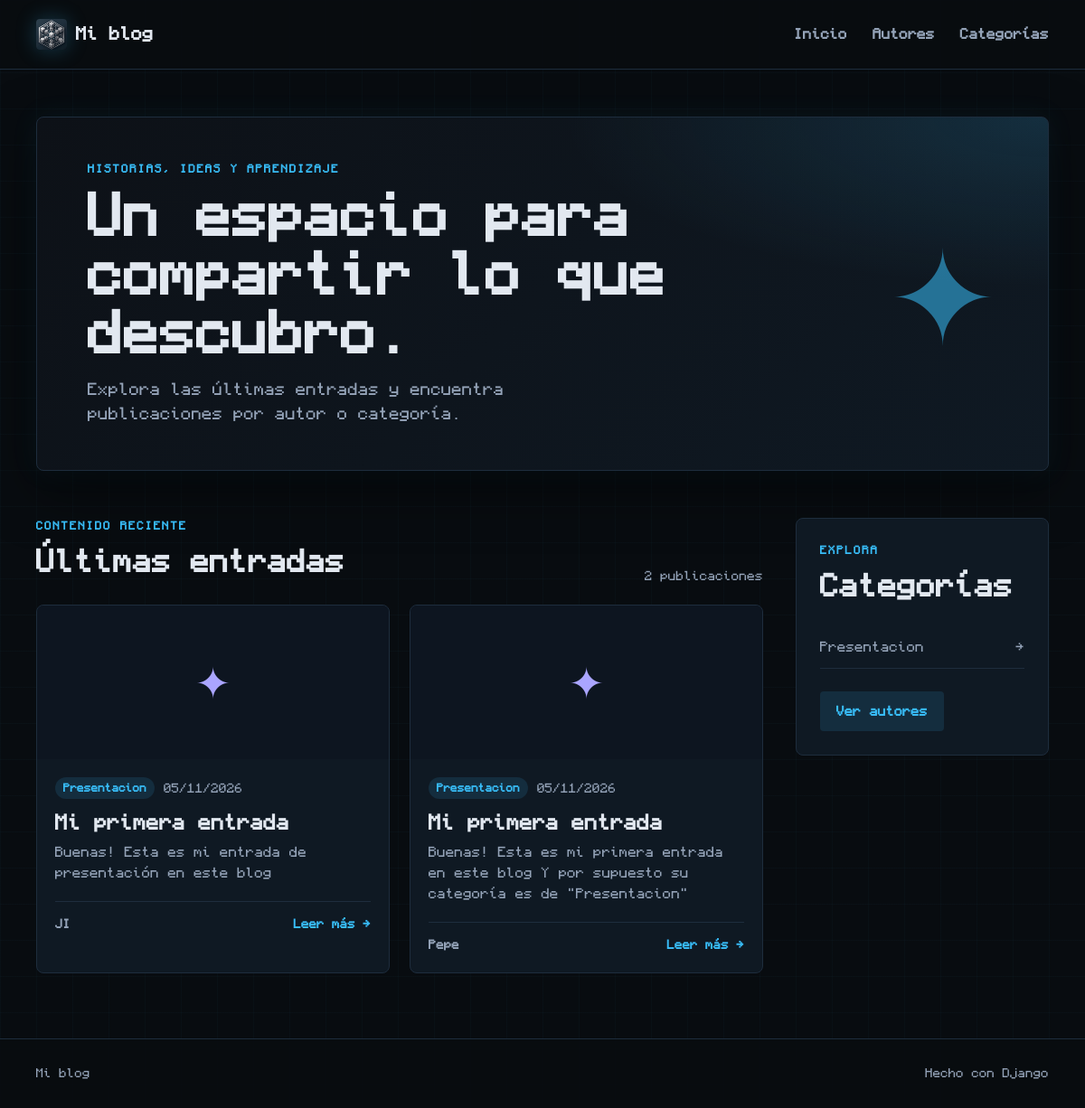
The app's page /, older data.
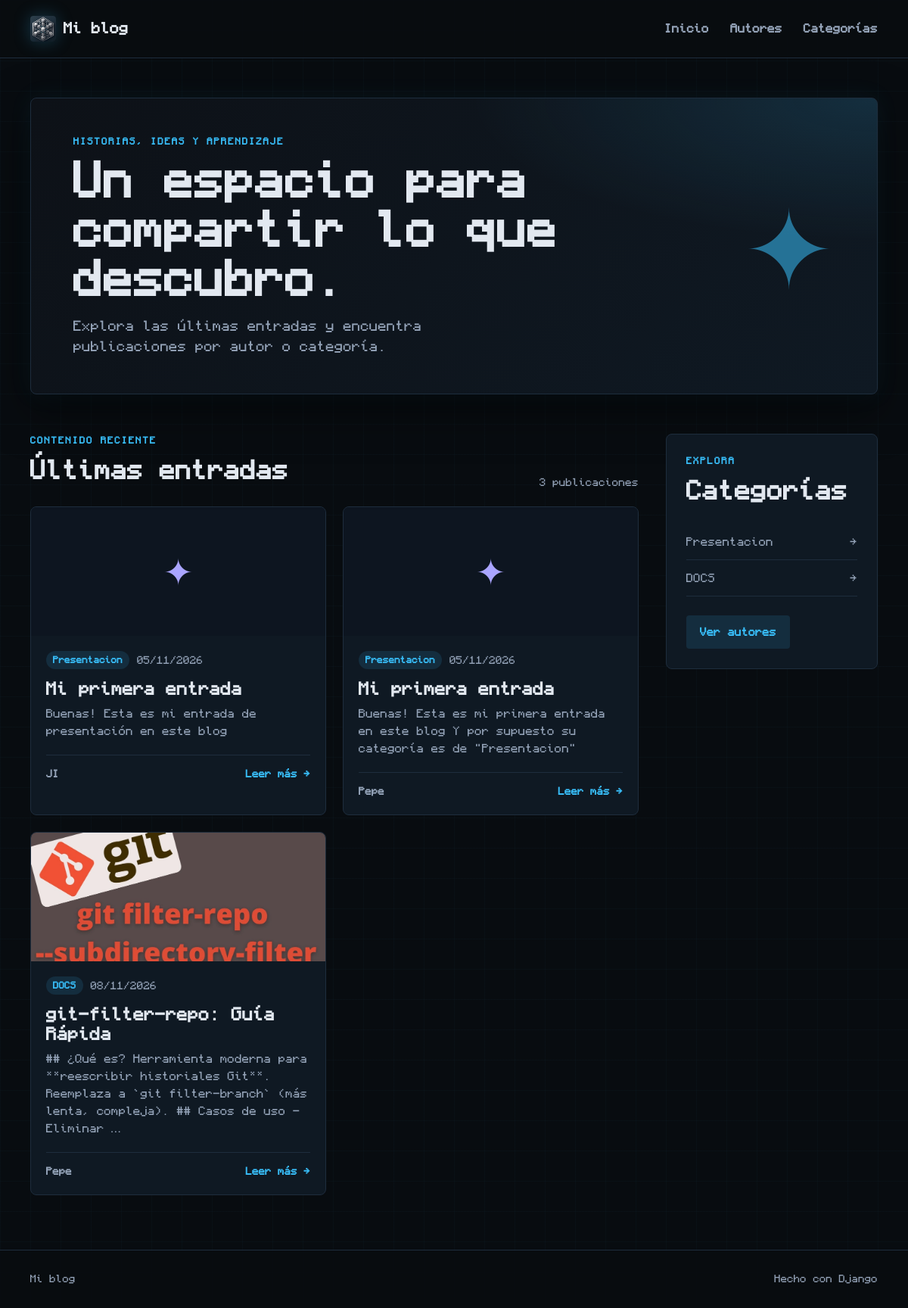
The same page, newer data.
### blog/models.py (models this page shows, shortened)
class Post(models.Model):
    titulo = models.CharField(max_length=200) # En CharField es obligatoria la longitud máxima. Equivale al varchar
    autor = models.ForeignKey(
        Autor,
        on_delete=models.CASCADE, # Si se borra un autor, se borran todos sus posts
        related_name="posts",    # Related_name es el nombre que se le da a la relación inversa, es decir, desde un autor se puede acceder a sus posts con autor.posts.all()
    )
    categoria = models.ForeignKey(
        Categoria,
        on_delete=models.CASCADE,
        related_name="posts",
        null=True,
        blank=True,
    )
    imagen = models.ImageField(
        upload_to='posts/',
        null=True,
        blank=True,
    )
    imagen_url = models.URLField(
        max_length=500,
        null=True,
        blank=True,
    )
    cuerpo = models.TextField()
    fecha_publicacion = models.DateTimeField()
    def __str__(self):
        return f"{self.titulo} ({self.autor})"

class Categoria(models.Model):
    nombre = models.CharField(max_length=20)

class Autor(models.Model):
    nombre = models.CharField(max_length=60)
    apellidos = models.CharField(max_length=60)
    email = models.EmailField()
    def __str__(self):
        return self.nombre

### blog/views.py (the view)
# urls.py: path('', views.principal, name='principal' ),
def principal(request):
    posts = Post.objects.all()
    categorias = Categoria.objects.all()
    print(f"\nMostrando todos los posts: ")
    contexto = {
        'posts': posts,
        'categorias': categorias,
    }
    print(posts)
    post1 = Post.objects.get(id=1)
    print(f"\nMostrando los objetos con id especifico 1:")
    print(post1)
    post_mejor = Post.objects.filter(cuerpo__contains='mejor')
    print(f"\nMostrando posts que contienen en cuerpo 'mejor':")
    print(post_mejor)
    post_titulopost = Post.objects.filter(titulo__icontains='post')
    print(f"\nPost que en el título contienen 'post'")
    print(post_titulopost)
    return render(request, 'blog/principal.html', contexto)

### blog/templates/blog/principal.html (shortened to what this page needs)
{% extends 'blog/base.html' %}
{% block contenido %}
<section class="hero">
    <div>
        <p class="eyebrow">Historias, ideas y aprendizaje</p>
        <h1>Un espacio para compartir lo que descubro.</h1>
        <p class="hero-text">Explora las últimas entradas y encuentra publicaciones por autor o categoría.</p>
    </div>
    <div class="hero-decoration" aria-hidden="true">✦</div>
</section>
<div class="content-layout">
    <section class="posts-section" aria-labelledby="ultimas-entradas">
        <div class="section-heading">
            <div>
                <p class="eyebrow">Contenido reciente</p>
                <h2 id="ultimas-entradas">Últimas entradas</h2>
            </div>
            <span class="result-count">{{ posts|length }} publicaciones</span>
        </div>
        <div class="post-grid">
            {% for post in posts %}
            <article class="post-card">
                {% if post.imagen %}
                    <img class="post-image" src="{{ post.imagen.url }}" alt="{{ post.titulo }}">
                {% elif post.imagen_url %}
                    <img class="post-image" src="{{ post.imagen_url }}" alt="{{ post.titulo }}">
                {% else %}
                    <div class="post-image post-image-placeholder" aria-hidden="true">✦</div>
                {% endif %}
                <div class="post-card-body">
                    <div class="post-meta">
                        {% if post.categoria %}
                            <a class="tag" href="{% url 'categoria' pk=post.categoria.pk %}">{{ post.categoria.nombre }}</a>
                        {% endif %}
                        <span>{{ post.fecha_publicacion|date:"d/m/Y" }}</span>
                    </div>
                    <h3><a href="{% url 'detalle_post' pk=post.pk %}">{{ post.titulo }}</a></h3>
                    <p class="post-excerpt">{{ post.cuerpo|truncatewords:22 }}</p>
                    <div class="post-footer">
                        <a class="author-link" href="{% url 'entradas_autor' pk=post.autor.pk %}">{{ post.autor }}</a>
                        <a class="read-more" href="{% url 'detalle_post' pk=post.pk %}">Leer más <span aria-hidden="true">→</span></a>
                    </div>
                </div>
            </article>
            {% empty %}
            <div class="empty-state">
                <span class="empty-icon">✦</span>
                <h3>Aún no hay publicaciones</h3>
                <p>Vuelve pronto para descubrir nuevas entradas.</p>
            </div>
            {% endfor %}
        </div>
    </section>
    <aside class="sidebar" id="categorias">
        <div class="sidebar-card">
            <p class="eyebrow">Explora</p>
            <h2>Categorías</h2>
            <ul class="link-list">
                {% for categoria in categorias %}
                    <li>
                        <a href="{% url 'categoria' pk=categoria.pk %}">
                            <span>{{ categoria.nombre }}</span>
                            <span aria-hidden="true">→</span>
                        </a>
                    </li>
                {% empty %}
                    <li class="muted">No hay categorías.</li>
                {% endfor %}
            </ul>
            <a class="button button-outline" href="{% url 'autores' %}">Ver autores</a>
        </div>
    </aside>
</div>
{% endblock %}

### blog/templates/blog/base.html (shortened to what this page needs)
{% load static %}
<!DOCTYPE html>
<html lang="es">
<head>
    <link rel="stylesheet" href="{% static 'css/blog.css' %}">
</head>
<body>
    <header class="site-header">
        <div class="container header-content">
            <a class="brand" href="{% url 'principal' %}">
                <img class="brand-logo" src="{% static 'images/logo-mark-512.png' %}" alt="Logo de Jose Angel">
                <span>Mi blog</span>
            </a>
            <nav class="site-nav" aria-label="Navegación principal">
                <a href="{% url 'principal' %}">Inicio</a>
                <a href="{% url 'autores' %}">Autores</a>
                <a href="{% url 'principal' %}#categorias">Categorías</a>
            </nav>
        </div>
    </header>
    <main class="container main-content">
        {% block contenido %}{% endblock %}
    </main>
    <footer class="site-footer">
        <div class="container footer-content">
            <span>Mi blog</span>
            <span>Hecho con Django</span>
        </div>
    </footer>
</body>
</html>

Row changes from the older to the newer data that the page shows:
added Post: imagen (placeholder picture), categoria.nombre "DOCS", fecha_publicacion "08/11/2026", titulo "git-filter-repo: Guía Rápida", cuerpo "## ¿Qué es? Herramienta moderna para **reescribir historiales Git**. Reemplaza a `git filter-branch` (más lenta, compleja). ## Casos de uso - Eliminar …", autor "Pepe"
added Categoria: nombre "DOCS"
Text that changed along with them:
{{ posts|length }}: "2" → "3"
